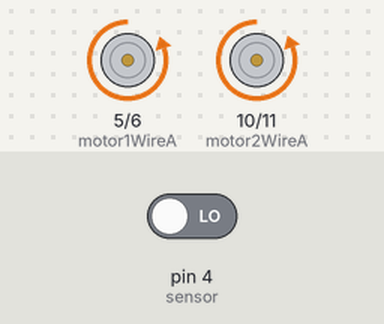
The sketch below on a simulated Arduino Uno, built with avr-gcc and run on an emulated ATmega328P. Shown: motor-driver pin pairs drawn as motors (green arrow = first pin HIGH = forward, orange = second pin HIGH = backward, longer = more drive). The test bench sets the inputs (shaded band); at power-on: pin 4 (sensor) LOW.

Above: at 1.25 s.
1.3 s: pin 4 (sensor) driven HIGH
At 1.9 s:
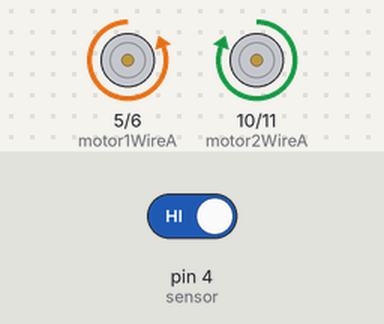
4.3 s: pin 4 (sensor) driven LOW
At 4.53 s:
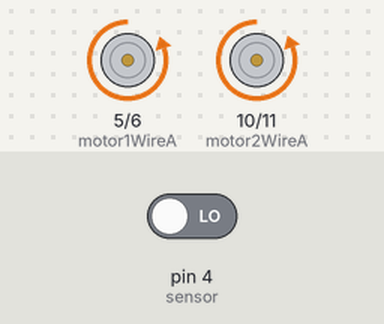
Timing chart, 0 to 13.3 s (numbered marks = the images above; inputs shaded):
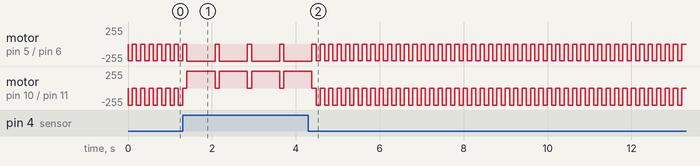

The sketch:

objectdetection.ino
```cpp
//There are two pins for each motor whose
//state will determing the state of movement
//for that motor (still, running, power, direction)
int motor1WireA = 5;
int motor1WireB = 6;

// Probably for ground
int motor2WireA = 10;
int motor2WireB = 11;

int sensor = 4;


void setup() {
  //I will setup and demonstrate one motor here.
  //The arduio will be setting the state of these
  //wires, so these should be setup as OUTPUTs
  pinMode(motor1WireA, OUTPUT);
  pinMode(motor1WireB, OUTPUT);
  pinMode(motor2WireA, OUTPUT);
  pinMode(motor2WireB, OUTPUT);

  pinMode(sensor, INPUT);

}
void AbsForwards(int ms, int intensity)
{
  unsigned long targetTime = millis() + ms;
  while(millis() <= targetTime)
  {
    analogWrite(motor1WireA, (int)(map(intensity, 1, 100, 100, 255) - 2));
    digitalWrite(motor1WireB, LOW);

    analogWrite(motor2WireA, (int)(map(intensity, 1, 100, 100, 255)));
    digitalWrite(motor2WireB, LOW);
  }

  digitalWrite(motor1WireA, LOW);
  digitalWrite(motor1WireB, LOW);

  digitalWrite(motor2WireA, LOW);
  digitalWrite(motor2WireB, LOW);
}


void AbsBackwards(int ms, int intensity)
{
  unsigned long targetTime = millis() + ms;
  while(millis() <= targetTime)
  {
    digitalWrite(motor1WireA, LOW);
    analogWrite(motor1WireB, (int)(map(intensity, 1, 100, 100, 255) - 2 ));


    digitalWrite(motor2WireA, LOW);
    analogWrite(motor2WireB, (int)(map(intensity, 1, 100, 100, 255)));

  }

  digitalWrite(motor1WireA, LOW);
  digitalWrite(motor1WireB, LOW);

  digitalWrite(motor2WireA, LOW);
  digitalWrite(motor2WireB, LOW);
}


// Turn by "Degrees"
void Turn(int Degrees, int intensity)
{
  // Start initially off

  digitalWrite(motor1WireA, LOW);
  digitalWrite(motor1WireB, LOW);

  digitalWrite(motor2WireA, LOW);
  digitalWrite(motor2WireB, LOW);

  // Technically should be left as is, turning should be absolute. (90 degrees at 25% speed should be the same as 90 degrees at 100% speed)
  unsigned long targetTime = millis() + (unsigned long)(((abs(Degrees) / 4UL) / ((float)intensity / 1000UL)));

  Serial.println(targetTime);

  Serial.println(abs(Degrees) / 4);

  Serial.println((float)intensity / 1000);
  Serial.println((abs(Degrees) / 4) / ((float)intensity / 1000));
  while(millis() <= targetTime)
  {

    // Turn right
    if (Degrees > 0) {
      digitalWrite(motor1WireA, LOW);
      analogWrite(motor1WireB, map(intensity, 1, 100, 100, 255));

      analogWrite(motor2WireA, map(intensity, 1, 100, 100, 255));
      digitalWrite(motor2WireB, LOW);
    }
    // Turn left
    else {
      analogWrite(motor1WireA, map(intensity, 1, 100, 100, 255));
      digitalWrite(motor1WireB, LOW);

      digitalWrite(motor2WireA, LOW);
      analogWrite(motor2WireB, map(intensity, 1, 100, 100, 255));

    }
  }

  digitalWrite(motor1WireA, LOW);
  digitalWrite(motor1WireB, LOW);

  digitalWrite(motor2WireA, LOW);
  digitalWrite(motor2WireB, LOW);
}
void loop() {
  if (digitalRead(sensor) == HIGH)
  {
    Turn(270, 100);
  }
  else
  {
    AbsBackwards(100, 100);
  }


  delay(100);
}


/* OLD CODE, may still need just in case

void Forwards(int ms, int intensity)
{
  int targetTime = millis() + ms;
  while(millis() <= targetTime)
  {
    analogWrite(motor1WireA, map(intensity, 1, 100, 100, 255));
    digitalWrite(motor1WireB, LOW);

    analogWrite(motor2WireA, map(intensity, 1, 100, 100, 255));
    digitalWrite(motor2WireB, LOW);
  }

  digitalWrite(motor1WireA, LOW);
  digitalWrite(motor1WireB, LOW);

  digitalWrite(motor2WireA, LOW);
  digitalWrite(motor2WireB, LOW);
}

void Backwards(int ms, int intensity)
{
  int targetTime = millis() + ms;
  while(millis() <= targetTime)
  {
    digitalWrite(motor1WireA, LOW);
    analogWrite(motor1WireB, map(intensity, 1, 100, 100, 255));

    digitalWrite(motor2WireA, LOW);
    analogWrite(motor2WireB, map(intensity, 1, 100, 100, 255));
  }

  digitalWrite(motor1WireA, LOW);
  digitalWrite(motor1WireB, LOW);

  digitalWrite(motor2WireA, LOW);
  digitalWrite(motor2WireB, LOW);
}

*/
```

Measured:
- after the input at 1.3 s, motor on pin 5 (motor1WireA) / pin 6 (motor1WireB): alternates backward 255/255 for 0.67 s and stopped for 0.10 s, starting after 0.77 s; motor on pin 10 (motor2WireA) / pin 11 (motor2WireB): alternates forward 255/255 for 0.67 s and stopped for 0.10 s, starting after 0.11 s
- after the input at 4.3 s, motor on pin 5 (motor1WireA) / pin 6 (motor1WireB): alternates backward 253/255 for 0.10 s and stopped for 0.10 s, starting after 0.29 s; motor on pin 10 (motor2WireA) / pin 11 (motor2WireB): alternates backward 255/255 for 0.10 s and stopped for 0.10 s, starting after 0.19 s
- by itself, motor on pin 5 (motor1WireA) / pin 6 (motor1WireB): alternates backward 253/255 for 0.10 s and stopped for 0.10 s
- by itself, motor on pin 10 (motor2WireA) / pin 11 (motor2WireB): alternates backward 255/255 for 0.10 s and stopped for 0.10 s
